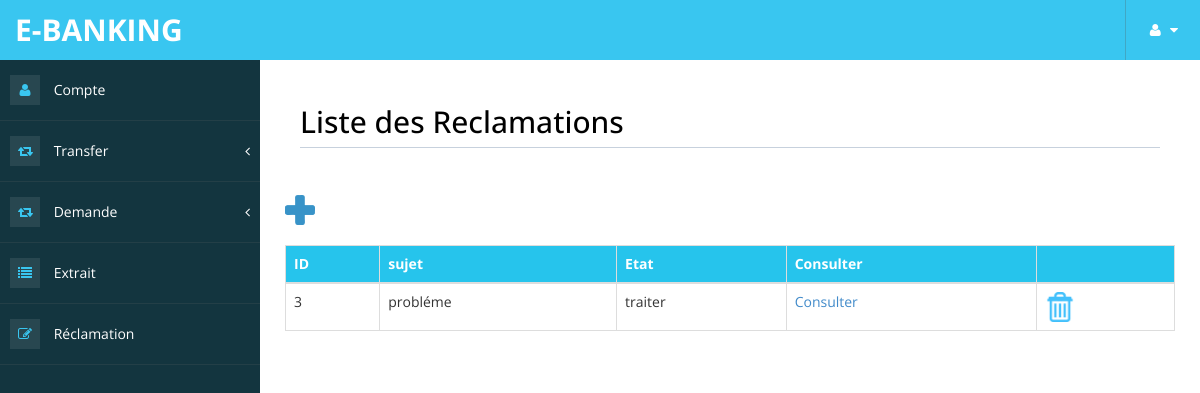
/reclamation.php (signed in), run on the app's committed database.
### tables this page shows
CREATE TABLE IF NOT EXISTS `reclamation` (
  `id_reclamation` int(100) NOT NULL AUTO_INCREMENT,
  `sujet` text NOT NULL,
  `texte` text NOT NULL,
  `etat` text NOT NULL,
  `repense` text,
  `id_client` int(11) NOT NULL,
  PRIMARY KEY (`id_reclamation`),
  KEY `id_client` (`id_client`)
);

### class/connect.php (called while the page is built, shortened)
<?php
class Database {
	public static function connect() {
			$connexion = new PDO('mysql:host=localhost;dbname=e-banking', 'root', '',array(PDO::MYSQL_ATTR_INIT_COMMAND => "SET NAMES utf8"));
		return $connexion;
	}
}
?>

### class/reclamation.inc.php (the view, shortened to what this page needs)
<?php
class reclamation
 {
 	public $id_client;
 	public function setId_client($id_client)
 	{
 		$this->id_client=$id_client;
 	}
public function select_reclamation()
{
	$select= DataBase::connect()->prepare("select * from reclamation where id_client=:id ORDER BY id_reclamation DESC");
	$ex = $select->execute(array(
	'id'=>$this->id_client
	)
	);
	while($line = $select->fetch(PDO::FETCH_OBJ))
	{
		echo "<tr>";
		echo "<td>";
		echo $line->id_reclamation;
		echo "</td>";
		echo "<td>";
		echo $line->sujet;
		echo "</td>";
		echo "<td>";
		echo $line->etat;
		echo "</td>";
		echo "<td>";
		echo "<a href=consulter_reclamation.php?id=$line->id_reclamation>Consulter</a>";
		echo "</td>";
		echo "<td>";
		echo "<a href='supprimer_reclamation.php?id=$line->id_reclamation'  onclick='if (confirm(&quot;Voulez vous vraiment supprimer le Demande:  ?&quot;)) { return true; } return false;'>";
		echo " <img src='img/del.png' width='30' height='30'></img> </a>";
		echo "</td>";
		echo "</tr>";
	}
}
}

### assets/css/custom-styles.css (style rules this page uses)
body { font-family: 'Open Sans', sans-serif; }

### data on the page
reclamation: id_reclamation "3", sujet "probléme", etat "traiter"
